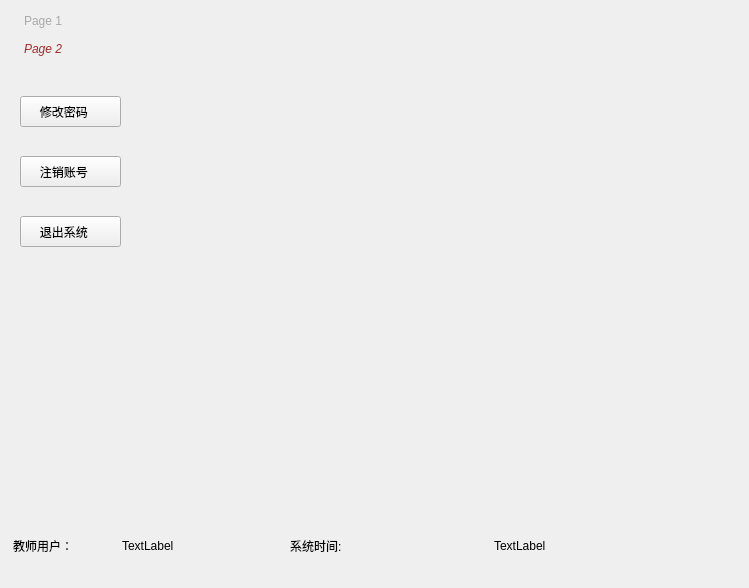
<?xml version="1.0" encoding="UTF-8"?>
<ui version="4.0">
 <class>TeacherManage</class>
 <widget class="QDialog" name="TeacherManage">
  <property name="geometry">
   <rect>
    <x>0</x>
    <y>0</y>
    <width>749</width>
    <height>588</height>
   </rect>
  </property>
  <property name="windowTitle">
   <string>Dialog</string>
  </property>
  <widget class="QWidget" name="layoutWidget">
   <property name="geometry">
    <rect>
     <x>290</x>
     <y>520</y>
     <width>401</width>
     <height>51</height>
    </rect>
   </property>
   <layout class="QHBoxLayout" name="horizontalLayout_3">
    <item>
     <widget class="QLabel" name="label_4">
      <property name="styleSheet">
       <string notr="true">font: 75 14pt &quot;DFKai-SB&quot;;</string>
      </property>
      <property name="text">
       <string>系统时间:</string>
      </property>
     </widget>
    </item>
    <item>
     <widget class="QLabel" name="timeline">
      <property name="styleSheet">
       <string notr="true">
font: 75 14pt &quot;DFKai-SB&quot;;</string>
      </property>
      <property name="text">
       <string>TextLabel</string>
      </property>
     </widget>
    </item>
   </layout>
  </widget>
  <widget class="QWidget" name="layoutWidget_2">
   <property name="geometry">
    <rect>
     <x>13</x>
     <y>520</y>
     <width>211</width>
     <height>51</height>
    </rect>
   </property>
   <layout class="QHBoxLayout" name="horizontalLayout_4">
    <item>
     <widget class="QLabel" name="label_5">
      <property name="styleSheet">
       <string notr="true">font: 75 14pt &quot;DFKai-SB&quot;;</string>
      </property>
      <property name="text">
       <string>教师用户：</string>
      </property>
     </widget>
    </item>
    <item>
     <widget class="QLabel" name="teachernameline">
      <property name="styleSheet">
       <string notr="true">font: 75 14pt &quot;DFKai-SB&quot;;</string>
      </property>
      <property name="text">
       <string>TextLabel</string>
      </property>
     </widget>
    </item>
   </layout>
  </widget>
  <widget class="QToolBox" name="teachertool">
   <property name="geometry">
    <rect>
     <x>20</x>
     <y>10</y>
     <width>101</width>
     <height>471</height>
    </rect>
   </property>
   <property name="styleSheet">
    <string notr="true">QToolBox::tab {
         background: qlineargradient(x1: 0, y1: 0, x2: 0, y2: 1,
                                     stop: 0 #E1E1E1, stop: 0.4 #DDDDDD,
                                     stop: 0.5 #D8D8D8, stop: 1.0 #D3D3D3);
         border-radius: 5px;
         color: darkgray;
}
QToolBox::tab:selected { /* italicize selected tabs */
         font: italic;
         color: brown;
}
QPushButton#headerLGButton
{
    background-color: transparent;
    border: 0px;
    image: url(:/loginbk1.jpg);
}</string>
   </property>
   <property name="currentIndex">
    <number>1</number>
   </property>
   <widget class="QWidget" name="page_3">
    <property name="geometry">
     <rect>
      <x>0</x>
      <y>0</y>
      <width>101</width>
      <height>419</height>
     </rect>
    </property>
    <attribute name="label">
     <string>Page 1</string>
    </attribute>
    <widget class="QPushButton" name="autobtn">
     <property name="geometry">
      <rect>
       <x>0</x>
       <y>60</y>
       <width>101</width>
       <height>31</height>
      </rect>
     </property>
     <property name="styleSheet">
      <string notr="true">QPushButton:hover { background-color: rgb(255, 170, 127); }


</string>
     </property>
     <property name="text">
      <string>自动化</string>
     </property>
    </widget>
    <widget class="QPushButton" name="elecautobtn">
     <property name="geometry">
      <rect>
       <x>0</x>
       <y>120</y>
       <width>101</width>
       <height>31</height>
      </rect>
     </property>
     <property name="styleSheet">
      <string notr="true"> QPushButton:hover { background-color: rgb(255, 170, 127); }</string>
     </property>
     <property name="text">
      <string>电气自动化</string>
     </property>
    </widget>
    <widget class="QPushButton" name="inforbtn">
     <property name="geometry">
      <rect>
       <x>0</x>
       <y>180</y>
       <width>101</width>
       <height>31</height>
      </rect>
     </property>
     <property name="styleSheet">
      <string notr="true"> QPushButton:hover { background-color: rgb(255, 170, 127); }</string>
     </property>
     <property name="text">
      <string>信息工程</string>
     </property>
    </widget>
    <widget class="QPushButton" name="combtn">
     <property name="geometry">
      <rect>
       <x>0</x>
       <y>240</y>
       <width>101</width>
       <height>31</height>
      </rect>
     </property>
     <property name="styleSheet">
      <string notr="true"> QPushButton:hover { background-color: rgb(255, 170, 127); }</string>
     </property>
     <property name="text">
      <string>通信工程</string>
     </property>
    </widget>
    <widget class="QPushButton" name="elecbtn">
     <property name="geometry">
      <rect>
       <x>0</x>
       <y>300</y>
       <width>101</width>
       <height>31</height>
      </rect>
     </property>
     <property name="styleSheet">
      <string notr="true"> QPushButton:hover { background-color: rgb(255, 170, 127); }</string>
     </property>
     <property name="text">
      <string>电子技术</string>
     </property>
    </widget>
   </widget>
   <widget class="QWidget" name="page_4">
    <property name="geometry">
     <rect>
      <x>0</x>
      <y>0</y>
      <width>101</width>
      <height>419</height>
     </rect>
    </property>
    <attribute name="label">
     <string>Page 2</string>
    </attribute>
    <widget class="QPushButton" name="passwordbtn">
     <property name="geometry">
      <rect>
       <x>0</x>
       <y>30</y>
       <width>101</width>
       <height>31</height>
      </rect>
     </property>
     <property name="styleSheet">
      <string notr="true"> QPushButton:hover { background-color: rgb(255, 170, 127); }
</string>
     </property>
     <property name="text">
      <string>修改密码    </string>
     </property>
    </widget>
    <widget class="QPushButton" name="exitbtn">
     <property name="geometry">
      <rect>
       <x>0</x>
       <y>150</y>
       <width>101</width>
       <height>31</height>
      </rect>
     </property>
     <property name="styleSheet">
      <string notr="true">QPushButton:hover { background-color: rgb(255, 170, 127); }
</string>
     </property>
     <property name="text">
      <string>退出系统    </string>
     </property>
    </widget>
    <widget class="QPushButton" name="returnbtn">
     <property name="geometry">
      <rect>
       <x>0</x>
       <y>90</y>
       <width>101</width>
       <height>31</height>
      </rect>
     </property>
     <property name="styleSheet">
      <string notr="true"> QPushButton:hover { background-color: rgb(255, 170, 127); }
</string>
     </property>
     <property name="text">
      <string>注销账号    </string>
     </property>
    </widget>
   </widget>
  </widget>
 </widget>
 <resources/>
 <connections/>
</ui>
